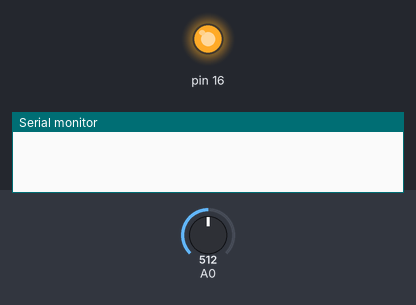
Recording of a sketch running on a simulated Arduino Uno, built with avr-gcc and run on an emulated ATmega328P. On the bench: output pins drawn as LEDs (lit = HIGH), the last lines printed to the serial monitor. The inputs (shaded band) are chosen by the test bench; at power-on: A0 = 512.

Above: at 1.2 s.
1.3 s: A0 set to 482
At 2.3 s:
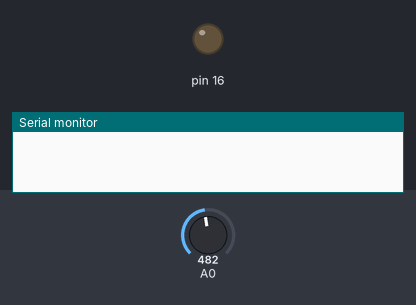
2.8 s: A0 set to 510
At 3.4 s:
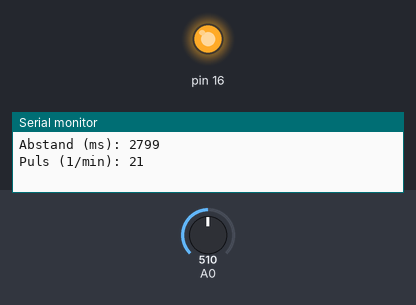
4.3 s: A0 set to 490
At 5.5 s:
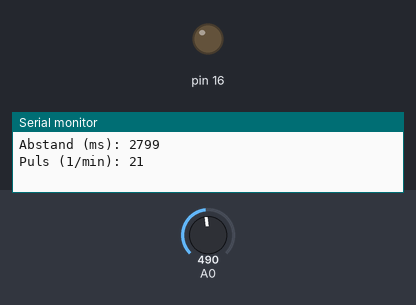
5.8 s: A0 set to 511
At 6.9 s:
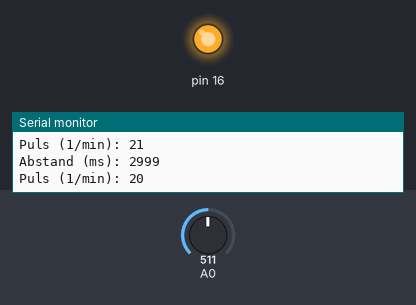
Timing chart, 0 to 8.3 s (numbered marks = the images above; inputs shaded):
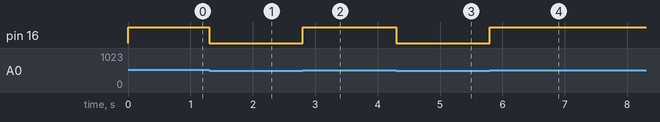

The sketch:

HeartratePulseSensor.ino
```cpp
long timer=0;
int state=0;

void setup() {
  pinMode(0,INPUT);
  pinMode(16,OUTPUT);
  Serial.begin(115200);
}

void loop() {
  // A/D-Wandler auslesen
  int value=analogRead(A0);

  // LED im Herz-Rhythmus blinken lassen
  if (value>500)
    digitalWrite(16,HIGH);
  else
    digitalWrite(16,LOW);

  // falls Schwellwert überschritten
  if (value>500) {

    // falls aktiver Zustand 0
    if (state==0) {
      // zu Zustand 1 übergehen
      state=1;
      // Zeit merken
      timer=millis();
    }

    // falls aktiver Zustand 2
    if (state==2) {

      // zu Startzustand zurückkehren
      state=0;
      // Zeitdifferenz berechnen
      long ms=millis()-timer;
      // Puls berechnen und ausgeben
      if (ms>400) {
        Serial.print("Abstand (ms): ");
        Serial.println(ms);
        Serial.print("Puls (1/min): ");
        Serial.println(60000/ms);
      }
    }
  }

  // falls Schwellwert UNTERschritten
  if (value<500 && state==1) {
    // zu Zustand 2 übergehen
    state=2;
  }

}
```

Measured:
- the behaviour switches between 501 and 500 on A0 (found by bisection; images 0 and 1)
- after the input at 1.3 s, pin 16: HIGH → LOW at once
- after the input at 2.8 s, pin 16: LOW → HIGH at once
- after the input at 4.3 s, pin 16: HIGH → LOW at once
- after the input at 5.8 s, pin 16: LOW → HIGH at once
